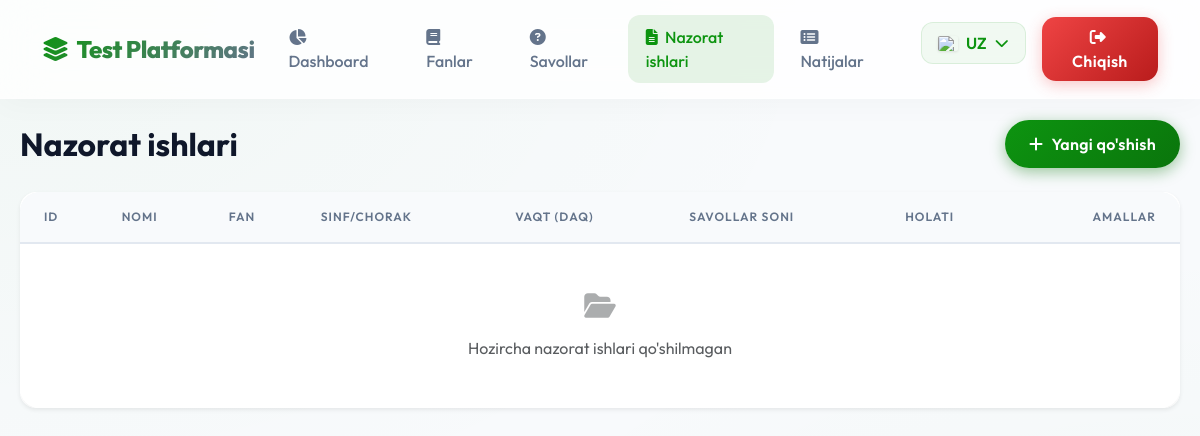
The page /admin/control_works (signed in) on the database as committed earlier.
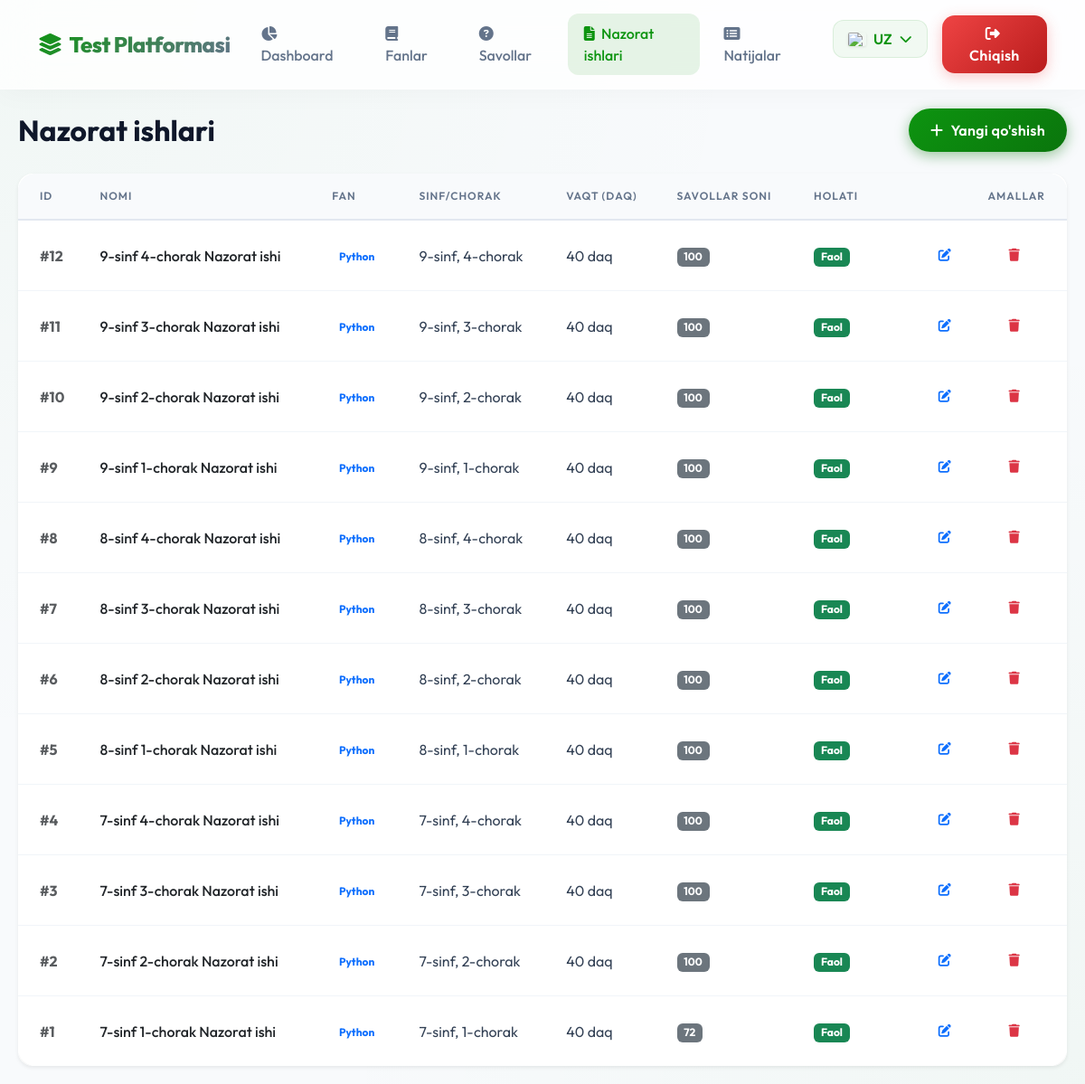
The same page on the database as committed later.
### models.py (models this page shows)
class ControlWork(db.Model):
    id = db.Column(db.Integer, primary_key=True)
    title = db.Column(db.String(100), nullable=False)
    subject_id = db.Column(db.Integer, db.ForeignKey('subject.id'), nullable=False)
    grade = db.Column(db.Integer, nullable=False)
    quarter = db.Column(db.Integer, nullable=False)
    time_limit = db.Column(db.Integer, default=40) # in minutes
    is_active = db.Column(db.Boolean, default=True)
    created_at = db.Column(db.DateTime, default=datetime.utcnow)
    subject = db.relationship('Subject', backref='control_works')
    questions = db.relationship('Question', secondary=control_work_questions, lazy='subquery',
        backref=db.backref('control_works', lazy=True))

class Subject(db.Model):
    id = db.Column(db.Integer, primary_key=True)
    name = db.Column(db.String(50), nullable=False)
    name_ru = db.Column(db.String(50))
    name_en = db.Column(db.String(50))
    grades = db.Column(db.String(20), nullable=False)  # "5,6" yoki "7,8,9"
    is_protected = db.Column(db.Boolean, default=False) # Anti-cheat protection

### routes/admin.py (the view)
@admin_bp.route('/control_works')
def control_works():
    cws = ControlWork.query.order_by(ControlWork.created_at.desc()).all()
    return render_template('admin_control_works.html', control_works=cws)

### routes/admin.py (called while the page is built)
@admin_bp.before_request
def require_login():
    allowed_routes = ['admin.login', 'admin.result_delete']
    if request.endpoint != 'admin.login' and 'admin_id' not in session:
        return redirect(url_for('admin.login'))

### templates/admin_control_works.html (shortened to what this page needs)
{% extends "base.html" %}
{% block content %}
<div class="d-flex justify-content-between align-items-center mb-4">
    <h2 class="fw-bold mb-0">{{ _('Nazorat ishlari') }}</h2>
    <a href="{{ url_for('admin.control_work_add') }}" class="btn btn-primary rounded-pill px-4">
        <i class="fas fa-plus me-2"></i>{{ _('Yangi qo\'shish') }}
    </a>
</div>
<div class="card shadow-sm border-0 rounded-4">
    <div class="card-body p-0">
        <div class="table-responsive">
            <table class="table table-hover align-middle mb-0">
                <thead class="bg-light text-muted">
                    <tr>
                        <th class="ps-4">ID</th>
                        <th>{{ _('Nomi') }}</th>
                        <th>{{ _('Fan') }}</th>
                        <th>{{ _('Sinf/Chorak') }}</th>
                        <th>{{ _('Vaqt (daq)') }}</th>
                        <th>{{ _('Savollar soni') }}</th>
                        <th>{{ _('Holati') }}</th>
                        <th class="text-end pe-4">{{ _('Amallar') }}</th>
                    </tr>
                </thead>
                <tbody>
                    {% for cw in control_works %}
                    <tr>
                        <td class="ps-4 fw-bold text-muted">#{{ cw.id }}</td>
                        <td class="fw-medium text-dark">{{ cw.title }}</td>
                        <td><span class="badge bg-soft-primary text-primary">{{ cw.subject.name }}</span></td>
                        <td>{{ cw.grade }}-{{ _('sinf') }}, {{ cw.quarter }}-{{ _('chorak') }}</td>
                        <td>{{ cw.time_limit }} {{ _('daq') }}</td>
                        <td><span class="badge bg-secondary">{{ cw.questions|length }}</span></td>
                        <td>
                            {% if cw.is_active %}
                            <span class="badge bg-success">{{ _('Faol') }}</span>
                            {% else %}
                            <span class="badge bg-danger">{{ _('Nofaol') }}</span>
                            {% endif %}
                        </td>
                        <td class="text-end pe-4">
                            <a href="{{ url_for('admin.control_work_edit', id=cw.id) }}"
                                class="btn btn-sm btn-outline-primary rounded-circle me-1"
                                title="{{ _('Tahrirlash') }}">
                                <i class="fas fa-edit"></i>
                            </a>
                            <button type="button" class="btn btn-sm btn-outline-danger rounded-circle"
                                onclick="deleteControlWork({{ cw.id }}, this, '{{ cw.title|escape }}')"
                                title="{{ _('O\'chirish') }}">
                                <i class="fas fa-trash"></i>
                            </button>
                        </td>
                    </tr>
                    {% else %}
                    <tr>
                        <td colspan="8" class="text-center py-5 text-muted">
                            <i class="fas fa-folder-open mb-3 fs-3 d-block opacity-50"></i>
                            {{ _('Hozircha nazorat ishlari qo\'shilmagan') }}
                        </td>
                    </tr>
                    {% endfor %}
                </tbody>
            </table>
        </div>
    </div>
</div>
{% endblock %}

### templates/base.html (shortened to what this page needs)
<!DOCTYPE html>
<html lang="uz">
<head>
    <link href="https://cdn.jsdelivr.net/npm/bootstrap@5.3.0/dist/css/bootstrap.min.css" rel="stylesheet">
    <link rel="stylesheet" href="https://cdnjs.cloudflare.com/ajax/libs/font-awesome/6.4.0/css/all.min.css">
</head>
<body>
    <nav class="navbar navbar-expand-lg fixed-top">
        <div class="container">
            <a class="navbar-brand" href="{{ url_for('main.index') }}">
                <i class="fas fa-layer-group me-2"></i>Test Platformasi
            </a>
            <div class="collapse navbar-collapse" id="navbarNav">
                <ul class="navbar-nav ms-auto gap-2 align-items-center">
                    {% if session.admin_id %}
                    <li class="nav-item">
                        <a class="nav-link" href="{{ url_for('admin.dashboard') }}">
                            <i class="fas fa-chart-pie me-1"></i> {{ _('Dashboard') }}
                        </a>
                    </li>
                    <li class="nav-item">
                        <a class="nav-link" href="{{ url_for('admin.subjects') }}">
                            <i class="fas fa-book me-1"></i> {{ _('Fanlar') }}
                        </a>
                    </li>
                    <li class="nav-item">
                        <a class="nav-link" href="{{ url_for('admin.questions') }}">
                            <i class="fas fa-question-circle me-1"></i> {{ _('Savollar') }}
                        </a>
                    </li>
                    <li class="nav-item">
                        <a class="nav-link" href="{{ url_for('admin.control_works') }}">
                            <i class="fas fa-file-alt me-1"></i> {{ _('Nazorat ishlari') }}
                        </a>
                    </li>
                    <li class="nav-item">
                        <a class="nav-link" href="{{ url_for('admin.results') }}">
                            <i class="fas fa-list-alt me-1"></i> {{ _('Natijalar') }}
                        </a>
                    </li>
                    <li class="nav-item ms-lg-3">
                        <div class="lang-dropdown">
                            <div class="lang-btn">
                                {% set current_lang = get_locale() %}
                                {% if current_lang == 'uz' %}
                                <img src="https://flagcdn.com/w40/uz.png" class="flag-icon" alt="UZ"> UZ
                                {% elif current_lang == 'ru' %}
                                <img src="https://flagcdn.com/w40/ru.png" class="flag-icon" alt="RU"> RU
                                {% else %}
                                <img src="https://flagcdn.com/w40/gb.png" class="flag-icon" alt="EN"> EN
                                {% endif %}
                                <i class="fas fa-chevron-down small"></i>
                            </div>
                        </div>
                    </li>
                    <li class="nav-item">
                        <a class="btn btn-danger text-white px-4 py-2 ms-2" href="{{ url_for('admin.logout') }}">
                            <i class="fas fa-sign-out-alt me-1"></i> {{ _('Chiqish') }}
                        </a>
                    </li>
                    {% endif %}
                </ul>
            </div>
        </div>
    </nav>
    <div style="height: 100px;"></div>
    <div class="main-container">
        {% block content %}{% endblock %}
    </div>
</body>
</html>

### templates/base.html (style rules this page uses)
:root { --primary: #0d9410; --primary-dark: #0a750c; --secondary: #64748b; --success: #10b981; --danger: #ef4444; --warning: #f59e0b; --dark: #0f172a; --light: #f8fafc; --glass: rgba(255, 255, 255, 0.9); --glass-border: rgba(255, 255, 255, 0.2); --shadow: 0 10px 40px -10px rgba(0, 0, 0, 0.1); }
body { font-family: 'Outfit', sans-serif; background: #f8fafc; background-image: radial-gradient(at 0% 0%, rgba(13, 148, 16, 0.03) 0px, transparent 50%), radial-gradient(at 100% 100%, rgba(13, 148, 16, 0.03) 0px, transparent 50%); background-attachment: fixed; min-height: 100vh; color: var(--dark); }
.main-container { max-width: 1200px; margin: 0 auto; padding: 20px; }
img { -webkit-user-drag: none; -khtml-user-drag: none; -moz-user-drag: none; -o-user-drag: none; user-drag: none; pointer-events: none; }
.card { background: var(--glass); backdrop-filter: blur(12px); -webkit-backdrop-filter: blur(12px); border: 1px solid rgba(255, 255, 255, 0.5); border-radius: 24px; box-shadow: var(--shadow); transition: transform 0.3s cubic-bezier(0.4, 0, 0.2, 1), box-shadow 0.3s ease; overflow: hidden; }
.btn { border-radius: 14px; padding: 12px 28px; font-weight: 600; letter-spacing: 0.3px; transition: all 0.3s cubic-bezier(0.4, 0, 0.2, 1); border: none; position: relative; overflow: hidden; }
.btn-primary { background: linear-gradient(135deg, var(--primary), var(--primary-dark)); box-shadow: 0 4px 15px rgba(10, 117, 12, 0.4); }
.btn-danger { background: linear-gradient(135deg, var(--danger), #b91c1c); box-shadow: 0 4px 15px rgba(239, 68, 68, 0.3); }
.navbar { background: rgba(255, 255, 255, 0.8) !important; backdrop-filter: blur(20px); -webkit-backdrop-filter: blur(20px); box-shadow: 0 4px 30px rgba(0, 0, 0, 0.03); border-bottom: 1px solid rgba(255, 255, 255, 0.3); padding: 15px 0; }
.navbar-brand { font-weight: 800; font-size: 1.5rem; background: linear-gradient(135deg, var(--primary), var(--secondary)); -webkit-background-clip: text; background-clip: text; -webkit-text-fill-color: transparent; letter-spacing: -0.5px; }
.nav-link { font-weight: 500; color: #64748b !important; padding: 10px 18px !important; border-radius: 12px; transition: all 0.3s ease; }
.nav-link:hover, .nav-link.active { color: var(--primary) !important; background: rgba(13, 148, 16, 0.1); }
.table-responsive { border-radius: 20px; box-shadow: 0 4px 6px -1px rgba(0, 0, 0, 0.05); }
.table { background: white; margin-bottom: 0; }
.table thead th { background: #f8fafc; color: #64748b; font-weight: 600; text-transform: uppercase; font-size: 0.75rem; letter-spacing: 1px; padding: 16px; border-bottom: 2px solid #e2e8f0; }
.table tbody td { padding: 16px; vertical-align: middle; border-bottom: 1px solid #f1f5f9; color: #334155; }
.table tbody tr:last-child td { border-bottom: none; }
.lang-dropdown { position: relative; display: inline-block; }
.lang-btn { background: rgba(13, 148, 16, 0.05); border: 1px solid rgba(13, 148, 16, 0.1); color: var(--primary); padding: 8px 16px; border-radius: 12px; font-weight: 600; display: flex; align-items: center; gap: 8px; transition: all 0.3s ease; cursor: pointer; text-decoration: none; }
.flag-icon { width: 20px; height: 15px; object-fit: cover; border-radius: 2px; box-shadow: 0 1px 3px rgba(0, 0, 0, 0.1); }

Rows that differ between the two databases and show on the page:
added ControlWork: id "12", title "9-sinf 4-chorak Nazorat ishi", subject.name "Python", grade "9", quarter "4", time_limit "40", questions|length "100"
added ControlWork: id "11", title "9-sinf 3-chorak Nazorat ishi", subject.name "Python", grade "9", quarter "3", time_limit "40", questions|length "100"
added ControlWork: id "10", title "9-sinf 2-chorak Nazorat ishi", subject.name "Python", grade "9", quarter "2", time_limit "40", questions|length "100"
added ControlWork: id "9", title "9-sinf 1-chorak Nazorat ishi", subject.name "Python", grade "9", quarter "1", time_limit "40", questions|length "100"
added ControlWork: id "8", title "8-sinf 4-chorak Nazorat ishi", subject.name "Python", grade "8", quarter "4", time_limit "40", questions|length "100"
added ControlWork: id "7", title "8-sinf 3-chorak Nazorat ishi", subject.name "Python", grade "8", quarter "3", time_limit "40", questions|length "100"
added ControlWork: id "6", title "8-sinf 2-chorak Nazorat ishi", subject.name "Python", grade "8", quarter "2", time_limit "40", questions|length "100"
added ControlWork: id "5", title "8-sinf 1-chorak Nazorat ishi", subject.name "Python", grade "8", quarter "1", time_limit "40", questions|length "100"
added ControlWork: id "4", title "7-sinf 4-chorak Nazorat ishi", subject.name "Python", grade "7", quarter "4", time_limit "40", questions|length "100"
added ControlWork: id "3", title "7-sinf 3-chorak Nazorat ishi", subject.name "Python", grade "7", quarter "3", time_limit "40", questions|length "100"
added ControlWork: id "2", title "7-sinf 2-chorak Nazorat ishi", subject.name "Python", grade "7", quarter "2", time_limit "40", questions|length "100"
added ControlWork: id "1", title "7-sinf 1-chorak Nazorat ishi", subject.name "Python", grade "7", quarter "1", time_limit "40", questions|length "72"
Other text that changed with them:
text no longer shown: "Hozircha nazorat ishlari qo'shilmagan"
